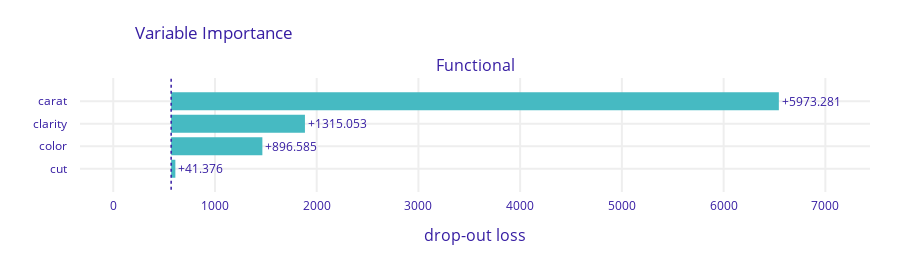
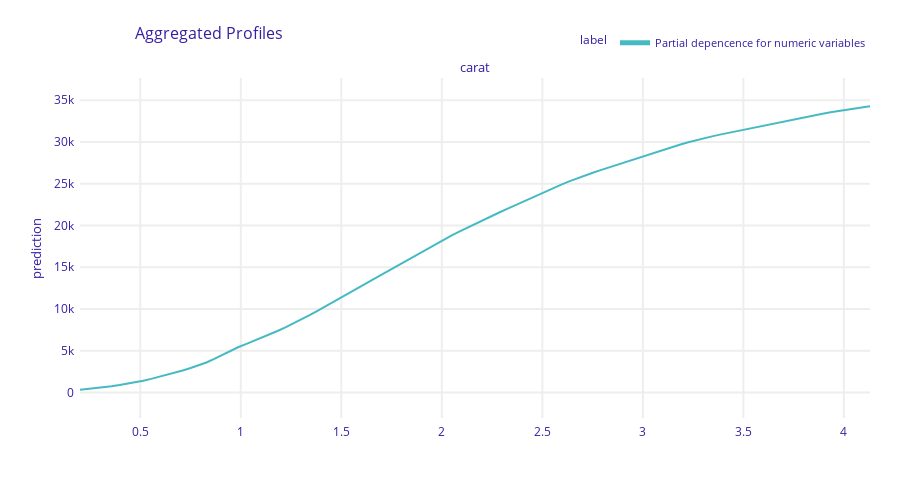
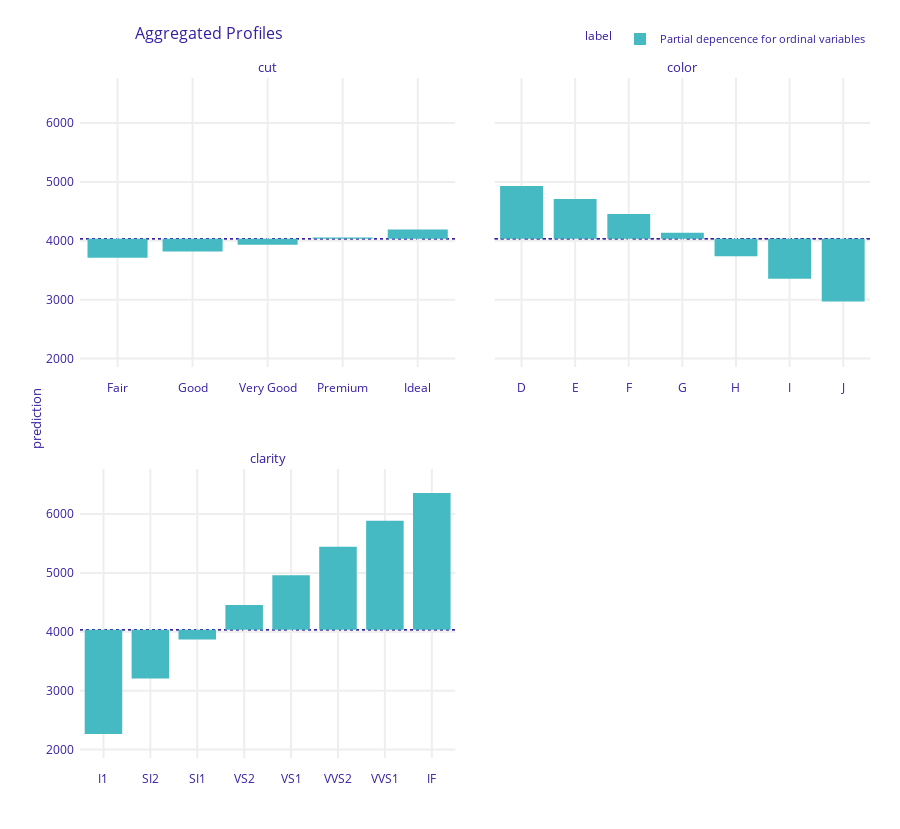

The notebook cell these images were saved under, in order:
### Code cell
# Interpretation
import dalex as dx

# Set up explainer
def pred_fun(m, X):
    return m.predict(preprocessor.transform(X), batch_size=1000).flatten()

exp = dx.Explainer(
    model, 
    data=df_valid[ord_features + ["carat"]], 
    y=y_valid, 
    predict_function=pred_fun, 
    verbose=False
)

# Performance
mp = exp.model_performance(model_type="regression")
print("Performance\n", mp.result)

# Permutation importance
vi = exp.model_parts()
vi.plot()

# Partial dependence
pdp_num = exp.model_profile(
    type="partial",
    label="Partial depencence for numeric variables",
    variables=["carat"],
    verbose=False
)
pdp_num.plot()

pdp_ord = exp.model_profile(
    type="partial",
    label="Partial depencence for ordinal variables",
    variables=ord_features,
    variable_type="categorical",
    variable_splits=dict(zip(ord_features, ord_levels)),
    verbose=False
)
pdp_ord.plot()

### Figure 1 — Plotly figure (JSON) as saved in the notebook; plotly's stock layout.template omitted (floating-point values rounded to 4 significant figures)
{"data": [{"base": 569.5, "hoverinfo": "text", "hoverlabel": {"bgcolor": "rgba(0,0,0,0.8)"}, "hovertext": ["Model: Functional loss after<br>variable: carat is permuted: 6542.783<br>Drop-out loss change: +5973.281", "Model: Functional loss after<br>variable: clarity is permuted: 1884.555<br>Drop-out loss change: +1315.053", "Model: Functional loss after<br>variable: color is permuted: 1466.087<br>Drop-out loss change: +896.585", "Model: Functional loss after<br>variable: cut is permuted: 610.878<br>Drop-out loss change: +41.376"], "marker": {"color": "#46bac2"}, "orientation": "h", "showlegend": false, "text": ["+5973.281", "+1315.053", "+896.585", "+41.376"], "textposition": "outside", "type": "bar", "x": [5973.0, 1315.0, 896.6, 41.38], "xaxis": "x", "y": ["carat", "clarity", "color", "cut"], "yaxis": "y"}], "layout": {"annotations": [{"font": {"size": 16}, "showarrow": false, "text": "Functional", "x": 0.5, "xanchor": "center", "xref": "paper", "y": 1, "yanchor": "bottom", "yref": "paper"}, {"font": {"size": 16}, "showarrow": false, "text": "drop-out loss", "x": 0.5, "xanchor": "center", "xref": "paper", "y": 0, "yanchor": "top", "yref": "paper", "yshift": -30}], "font": {"color": "#371ea3"}, "height": 263, "margin": {"b": 71, "r": 30, "t": 78}, "shapes": [{"line": {"color": "#371ea3", "dash": "dot", "width": 1.5}, "type": "line", "x0": 569.5, "x1": 569.5, "xref": "x", "y0": -1, "y1": 4, "yref": "y"}], "title": {"text": "Variable Importance", "x": 0.15}, "xaxis": {"anchor": "y", "automargin": true, "domain": [0, 1], "fixedrange": true, "gridwidth": 2, "range": [-326.5, 7439.0], "tickcolor": "white", "ticklen": 3, "ticks": "outside", "type": "linear", "zeroline": false}, "yaxis": {"anchor": "x", "automargin": true, "autorange": "reversed", "domain": [0, 1], "fixedrange": true, "gridwidth": 2, "tickcolor": "white", "ticklen": 10, "ticks": "outside", "type": "category"}}}

### Figure 2 — Plotly figure (JSON) as saved in the notebook; plotly's stock layout.template omitted (floating-point values rounded to 4 significant figures; data arrays with more than 128 entries replaced by an {"elided": "..."} marker saying what was removed)
{"data": [{"customdata": {"elided": "101x3 mixed values"}, "hovertemplate": "<b>%{hovertext}</b><br><br>prediction=%{y:.3f}<br>mean_prediction=%{customdata[0]:.3f}<extra></extra>", "hovertext": ["Partial depencence for numeric variables", "Partial depencence for numeric variables", "Partial depencence for numeric variables", "Partial depencence for numeric variables", "Partial depencence for numeric variables", "Partial depencence for numeric variables", "Partial depencence for numeric variables", "Partial depencence for numeric variables", "Partial depencence for numeric variables", "Partial depencence for numeric variables", "Partial depencence for numeric variables", "Partial depencence for numeric variables", "Partial depencence for numeric variables", "Partial depencence for numeric variables", "Partial depencence for numeric variables", "Partial depencence for numeric variables", "Partial depencence for numeric variables", "Partial depencence for numeric variables", "Partial depencence for numeric variables", "Partial depencence for numeric variables", "Partial depencence for numeric variables", "Partial depencence for numeric variables", "Partial depencence for numeric variables", "Partial depencence for numeric variables", "Partial depencence for numeric variables", "Partial depencence for numeric variables", "Partial depencence for numeric variables", "Partial depencence for numeric variables", "Partial depencence for numeric variables", "Partial depencence for numeric variables", "Partial depencence for numeric variables", "Partial depencence for numeric variables", "Partial depencence for numeric variables", "Partial depencence for numeric variables", "Partial depencence for numeric variables", "Partial depencence for numeric variables", "Partial depencence for numeric variables", "Partial depencence for numeric variables", "Partial depencence for numeric variables", "Partial depencence for numeric variables", "Partial depencence for numeric variables", "Partial depencence for numeric variables", "Partial depencence for numeric variables", "Partial depencence for numeric variables", "Partial depencence for numeric variables", "Partial depencence for numeric variables", "Partial depencence for numeric variables", "Partial depencence for numeric variables", "Partial depencence for numeric variables", "Partial depencence for numeric variables", "Partial depencence for numeric variables", "Partial depencence for numeric variables", "Partial depencence for numeric variables", "Partial depencence for numeric variables", "Partial depencence for numeric variables", "Partial depencence for numeric variables", "Partial depencence for numeric variables", "Partial depencence for numeric variables", "Partial depencence for numeric variables", "Partial depencence for numeric variables", "Partial depencence for numeric variables", "Partial depencence for numeric variables", "Partial depencence for numeric variables", "Partial depencence for numeric variables", "Partial depencence for numeric variables", "Partial depencence for numeric variables", "Partial depencence for numeric variables", "Partial depencence for numeric variables", "Partial depencence for numeric variables", "Partial depencence for numeric variables", "Partial depencence for numeric variables", "Partial depencence for numeric variables", "Partial depencence for numeric variables", "Partial depencence for numeric variables", "Partial depencence for numeric variables", "Partial depencence for numeric variables", "Partial depencence for numeric variables", "Partial depencence for numeric variables", "Partial depencence for numeric variables", "Partial depencence for numeric variables", "Partial depencence for numeric variables", "Partial depencence for numeric variables", "Partial depencence for numeric variables", "Partial depencence for numeric variables", "Partial depencence for numeric variables", "Partial depencence for numeric variables", "Partial depencence for numeric variables", "Partial depencence for numeric variables", "Partial depencence for numeric variables", "Partial depencence for numeric variables", "Partial depencence for numeric variables", "Partial depencence for numeric variables", "Partial depencence for numeric variables", "Partial depencence for numeric variables", "Partial depencence for numeric variables", "Partial depencence for numeric variables", "Partial depencence for numeric variables", "Partial depencence for numeric variables", "Partial depencence for numeric variables", "Partial depencence for numeric variables", "Partial depencence for numeric variables"], "legendgroup": "Partial depencence for numeric variables", "line": {"color": "#46bac2", "dash": "solid", "width": 2}, "marker": {"symbol": "circle"}, "mode": "lines", "name": "Partial depencence for numeric variables", "opacity": 1, "orientation": "v", "showlegend": true, "type": "scatter", "x": [0.2, 0.2393, 0.2786, 0.3179, 0.3572, 0.3965, 0.4358, 0.4751, 0.5144, 0.5537, 0.593, 0.6323, 0.6716, 0.7109, 0.7502, 0.7895, 0.8288, 0.8681, 0.9074, 0.9467, 0.986, 1.025, 1.065, 1.104, 1.143, 1.182, 1.222, 1.261, 1.3, 1.34, 1.379, 1.418, 1.458, 1.497, 1.536, 1.575, 1.615, 1.654, 1.693, 1.733, 1.772, 1.811, 1.851, 1.89, 1.929, 1.968, 2.008, 2.047, 2.086, 2.126, 2.165, 2.204, 2.244, 2.283, 2.322, 2.361, 2.401, 2.44, 2.479, 2.519, 2.558, 2.597, 2.637, 2.676, 2.715, 2.754, 2.794, 2.833, 2.872, 2.912, 2.951, 2.99, 3.03, 3.069, 3.108, 3.147, 3.187, 3.226, 3.265, 3.305, 3.344, 3.383, 3.423, 3.462, 3.501, 3.54, 3.58, 3.619, 3.658, 3.698, 3.737, 3.776, 3.816, 3.855, 3.894, 3.933, 3.973, 4.012, 4.051, 4.091, 4.13], "xaxis": "x", "y": [325.6, 408.3, 500.6, 609.4, 734.2, 874.8, 1029.0, 1202.0, 1400.0, 1616.0, 1846.0, 2093.0, 2354.0, 2628.0, 2920.0, 3233.0, 3583.0, 4006.0, 4485.0, 4974.0, 5405.0, 5784.0, 6155.0, 6538.0, 6939.0, 7359.0, 7796.0, 8252.0, 8731.0, 9231.0, 9744.0, 10260.0, 10790.0, 11330.0, 11870.0, 12410.0, 12950.0, 13490.0, 14030.0, 14570.0, 15100.0, 15640.0, 16180.0, 16710.0, 17240.0, 17760.0, 18270.0, 18770.0, 19260.0, 19730.0, 20190.0, 20640.0, 21080.0, 21520.0, 21960.0, 22400.0, 22830.0, 23260.0, 23680.0, 24100.0, 24520.0, 24930.0, 25310.0, 25670.0, 26020.0, 26350.0, 26660.0, 26970.0, 27280.0, 27590.0, 27890.0, 28200.0, 28510.0, 28810.0, 29110.0, 29410.0, 29700.0, 29980.0, 30230.0, 30460.0, 30680.0, 30890.0, 31090.0, 31280.0, 31470.0, 31670.0, 31860.0, 32060.0, 32250.0, 32450.0, 32650.0, 32850.0, 33040.0, 33230.0, 33400.0, 33550.0, 33700.0, 33850.0, 33990.0, 34130.0, 34280.0], "yaxis": "y"}], "layout": {"annotations": [{"font": {"size": 13}, "showarrow": false, "text": "carat", "x": 0.5, "xanchor": "center", "xref": "paper", "y": 1, "yanchor": "bottom", "yref": "paper"}, {"font": {"size": 13}, "showarrow": false, "text": "prediction", "textangle": -90, "x": -0.07, "xref": "paper", "y": 0.5, "yref": "paper"}], "font": {"color": "#371ea3"}, "height": 489, "hovermode": "x unified", "legend": {"font": {"size": 11}, "itemsizing": "constant", "orientation": "h", "title": {"font": {"size": 12}, "text": "label"}, "tracegroupgap": 0, "x": 1, "xanchor": "right", "y": 1.061, "yanchor": "bottom"}, "margin": {"b": 71, "r": 30, "t": 78}, "title": {"font": {"size": 16}, "text": "Aggregated Profiles", "x": 0.15}, "xaxis": {"anchor": "y", "automargin": true, "domain": [0, 1], "fixedrange": true, "gridwidth": 2, "showticklabels": true, "tickcolor": "white", "ticklen": 3, "ticks": "outside", "title": {"text": ""}, "type": "linear", "zeroline": false}, "yaxis": {"anchor": "x", "automargin": true, "domain": [0, 1], "fixedrange": true, "gridwidth": 2, "range": [-3069.0, 37670.0], "tickcolor": "white", "ticklen": 3, "ticks": "outside", "title": {"text": ""}, "type": "linear", "zeroline": false}}}

### Figure 3 — Plotly figure (JSON) as saved in the notebook; plotly's stock layout.template omitted (floating-point values rounded to 4 significant figures)
{"data": [{"alignmentgroup": "True", "base": [4034.0, 4034.0, 4034.0, 4034.0, 4034.0], "customdata": [[3711.0, "Partial depencence for ordinal variables", "cut"], [3817.0, "Partial depencence for ordinal variables", "cut"], [3933.0, "Partial depencence for ordinal variables", "cut"], [4058.0, "Partial depencence for ordinal variables", "cut"], [4191.0, "Partial depencence for ordinal variables", "cut"]], "hovertemplate": "<b>%{hovertext}</b><br><br>mean_prediction=%{base:.3f}<br>prediction=%{customdata[0]:.3f}<extra></extra>", "hovertext": ["Partial depencence for ordinal variables", "Partial depencence for ordinal variables", "Partial depencence for ordinal variables", "Partial depencence for ordinal variables", "Partial depencence for ordinal variables"], "legendgroup": "Partial depencence for ordinal variables", "marker": {"color": "#46bac2", "pattern": {"shape": ""}}, "name": "Partial depencence for ordinal variables", "offsetgroup": "Partial depencence for ordinal variables", "orientation": "v", "showlegend": true, "textposition": "auto", "type": "bar", "x": ["Fair", "Good", "Very Good", "Premium", "Ideal"], "xaxis": "x3", "y": [-323.7, -217.6, -101.6, 23.6, 156.9], "yaxis": "y3"}, {"alignmentgroup": "True", "base": [4034.0, 4034.0, 4034.0, 4034.0, 4034.0, 4034.0, 4034.0], "customdata": [[4931.0, "Partial depencence for ordinal variables", "color"], [4708.0, "Partial depencence for ordinal variables", "color"], [4453.0, "Partial depencence for ordinal variables", "color"], [4135.0, "Partial depencence for ordinal variables", "color"], [3736.0, "Partial depencence for ordinal variables", "color"], [3355.0, "Partial depencence for ordinal variables", "color"], [2970.0, "Partial depencence for ordinal variables", "color"]], "hovertemplate": "<b>%{hovertext}</b><br><br>mean_prediction=%{base:.3f}<br>prediction=%{customdata[0]:.3f}<extra></extra>", "hovertext": ["Partial depencence for ordinal variables", "Partial depencence for ordinal variables", "Partial depencence for ordinal variables", "Partial depencence for ordinal variables", "Partial depencence for ordinal variables", "Partial depencence for ordinal variables", "Partial depencence for ordinal variables"], "legendgroup": "Partial depencence for ordinal variables", "marker": {"color": "#46bac2", "pattern": {"shape": ""}}, "name": "Partial depencence for ordinal variables", "offsetgroup": "Partial depencence for ordinal variables", "orientation": "v", "showlegend": false, "textposition": "auto", "type": "bar", "x": ["D", "E", "F", "G", "H", "I", "J"], "xaxis": "x4", "y": [896.7, 673.8, 418.8, 101.0, -298.2, -679.6, -1064.0], "yaxis": "y4"}, {"alignmentgroup": "True", "base": [4034.0, 4034.0, 4034.0, 4034.0, 4034.0, 4034.0, 4034.0, 4034.0], "customdata": [[2266.0, "Partial depencence for ordinal variables", "clarity"], [3208.0, "Partial depencence for ordinal variables", "clarity"], [3869.0, "Partial depencence for ordinal variables", "clarity"], [4454.0, "Partial depencence for ordinal variables", "clarity"], [4960.0, "Partial depencence for ordinal variables", "clarity"], [5446.0, "Partial depencence for ordinal variables", "clarity"], [5887.0, "Partial depencence for ordinal variables", "clarity"], [6355.0, "Partial depencence for ordinal variables", "clarity"]], "hovertemplate": "<b>%{hovertext}</b><br><br>mean_prediction=%{base:.3f}<br>prediction=%{customdata[0]:.3f}<extra></extra>", "hovertext": ["Partial depencence for ordinal variables", "Partial depencence for ordinal variables", "Partial depencence for ordinal variables", "Partial depencence for ordinal variables", "Partial depencence for ordinal variables", "Partial depencence for ordinal variables", "Partial depencence for ordinal variables", "Partial depencence for ordinal variables"], "legendgroup": "Partial depencence for ordinal variables", "marker": {"color": "#46bac2", "pattern": {"shape": ""}}, "name": "Partial depencence for ordinal variables", "offsetgroup": "Partial depencence for ordinal variables", "orientation": "v", "showlegend": false, "textposition": "auto", "type": "bar", "x": ["I1", "SI2", "SI1", "VS2", "VS1", "VVS2", "VVS1", "IF"], "xaxis": "x", "y": [-1769.0, -826.4, -165.6, 419.4, 926.1, 1412.0, 1853.0, 2321.0], "yaxis": "y"}], "layout": {"annotations": [{"font": {"size": 13}, "showarrow": false, "text": "clarity", "x": 0.2375, "xanchor": "center", "xref": "paper", "y": 0.425, "yanchor": "bottom", "yref": "paper"}, {"font": {"size": 13}, "showarrow": false, "text": "cut", "x": 0.2375, "xanchor": "center", "xref": "paper", "y": 1, "yanchor": "bottom", "yref": "paper"}, {"font": {"size": 13}, "showarrow": false, "text": "color", "x": 0.7625, "xanchor": "center", "xref": "paper", "y": 1, "yanchor": "bottom", "yref": "paper"}, {"font": {"size": 13}, "showarrow": false, "text": "prediction", "textangle": -90, "x": -0.07, "xref": "paper", "y": 0.5, "yref": "paper"}], "barmode": "group", "font": {"color": "#371ea3"}, "height": 829, "hovermode": "x unified", "legend": {"font": {"size": 11}, "itemsizing": "constant", "orientation": "h", "title": {"font": {"size": 12}, "text": "label"}, "tracegroupgap": 0, "x": 1, "xanchor": "right", "y": 1.036, "yanchor": "bottom"}, "margin": {"b": 71, "r": 30, "t": 78}, "shapes": [{"layer": "below", "line": {"color": "#371ea3", "dash": "dot", "width": 1.5}, "type": "line", "x0": 0, "x1": 1, "xref": "x domain", "y0": 4034.0, "y1": 4034.0, "yref": "y"}, {"layer": "below", "line": {"color": "#371ea3", "dash": "dot", "width": 1.5}, "type": "line", "x0": 0, "x1": 1, "xref": "x3 domain", "y0": 4034.0, "y1": 4034.0, "yref": "y3"}, {"layer": "below", "line": {"color": "#371ea3", "dash": "dot", "width": 1.5}, "type": "line", "x0": 0, "x1": 1, "xref": "x4 domain", "y0": 4034.0, "y1": 4034.0, "yref": "y4"}, {"layer": "below", "line": {"color": "#371ea3", "dash": "dot", "width": 1.5}, "type": "line", "x0": 0, "x1": 1, "xref": "x domain", "y0": 4034.0, "y1": 4034.0, "yref": "y"}, {"layer": "below", "line": {"color": "#371ea3", "dash": "dot", "width": 1.5}, "type": "line", "x0": 0, "x1": 1, "xref": "x3 domain", "y0": 4034.0, "y1": 4034.0, "yref": "y3"}, {"layer": "below", "line": {"color": "#371ea3", "dash": "dot", "width": 1.5}, "type": "line", "x0": 0, "x1": 1, "xref": "x4 domain", "y0": 4034.0, "y1": 4034.0, "yref": "y4"}, {"layer": "below", "line": {"color": "#371ea3", "dash": "dot", "width": 1.5}, "type": "line", "x0": 0, "x1": 1, "xref": "x domain", "y0": 4034.0, "y1": 4034.0, "yref": "y"}, {"layer": "below", "line": {"color": "#371ea3", "dash": "dot", "width": 1.5}, "type": "line", "x0": 0, "x1": 1, "xref": "x3 domain", "y0": 4034.0, "y1": 4034.0, "yref": "y3"}, {"layer": "below", "line": {"color": "#371ea3", "dash": "dot", "width": 1.5}, "type": "line", "x0": 0, "x1": 1, "xref": "x4 domain", "y0": 4034.0, "y1": 4034.0, "yref": "y4"}], "title": {"font": {"size": 16}, "text": "Aggregated Profiles", "x": 0.15}, "xaxis": {"anchor": "y", "automargin": true, "domain": [0, 0.475], "fixedrange": true, "gridwidth": 2, "showticklabels": true, "tickcolor": "white", "ticklen": 10, "ticks": "outside", "title": {"text": ""}, "type": "category"}, "xaxis2": {"anchor": "y2", "automargin": true, "domain": [0.525, 1], "fixedrange": true, "gridwidth": 2, "showticklabels": true, "tickcolor": "white", "ticklen": 10, "ticks": "outside", "title": {"text": ""}, "type": "category"}, "xaxis3": {"anchor": "y3", "automargin": true, "domain": [0, 0.475], "fixedrange": true, "gridwidth": 2, "showticklabels": true, "tickcolor": "white", "ticklen": 10, "ticks": "outside", "title": {"text": ""}, "type": "category"}, "xaxis4": {"anchor": "y4", "automargin": true, "domain": [0.525, 1], "fixedrange": true, "gridwidth": 2, "showticklabels": true, "tickcolor": "white", "ticklen": 10, "ticks": "outside", "title": {"text": ""}, "type": "category"}, "yaxis": {"anchor": "x", "automargin": true, "domain": [0, 0.425], "fixedrange": true, "gridwidth": 2, "range": [1857.0, 6764.0], "tickcolor": "white", "ticklen": 3, "ticks": "outside", "title": {"text": ""}, "type": "linear", "zeroline": false}, "yaxis2": {"anchor": "x2", "automargin": true, "domain": [0, 0.425], "fixedrange": true, "gridwidth": 2, "matches": "y", "range": [1857.0, 6764.0], "showticklabels": false, "tickcolor": "white", "ticklen": 3, "ticks": "outside", "title": {"text": ""}, "type": "linear", "zeroline": false}, "yaxis3": {"anchor": "x3", "automargin": true, "domain": [0.575, 1], "fixedrange": true, "gridwidth": 2, "matches": "y", "range": [1857.0, 6764.0], "tickcolor": "white", "ticklen": 3, "ticks": "outside", "title": {"text": ""}, "type": "linear", "zeroline": false}, "yaxis4": {"anchor": "x4", "automargin": true, "domain": [0.575, 1], "fixedrange": true, "gridwidth": 2, "matches": "y", "range": [1857.0, 6764.0], "showticklabels": false, "tickcolor": "white", "ticklen": 3, "ticks": "outside", "title": {"text": ""}, "type": "linear", "zeroline": false}}}
